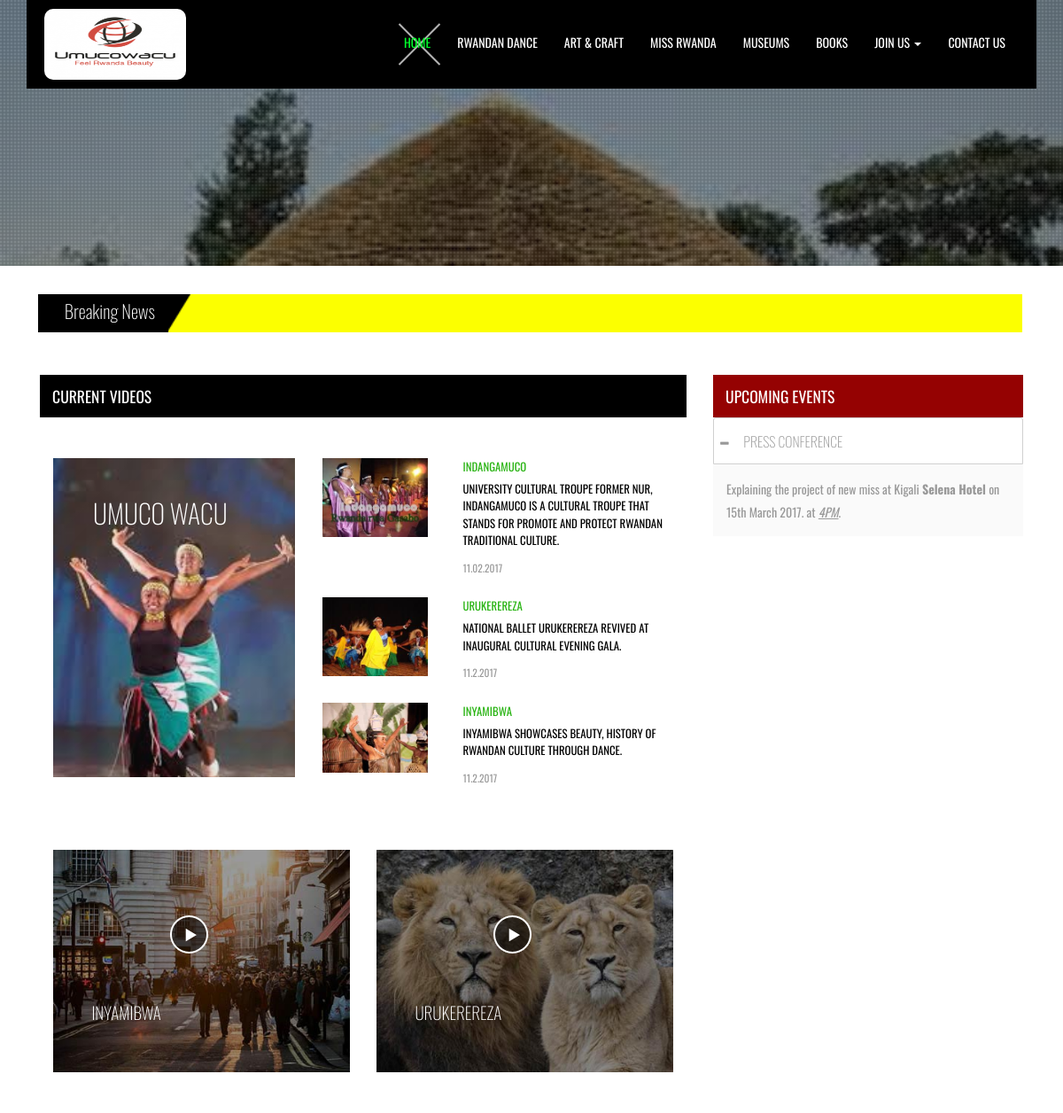
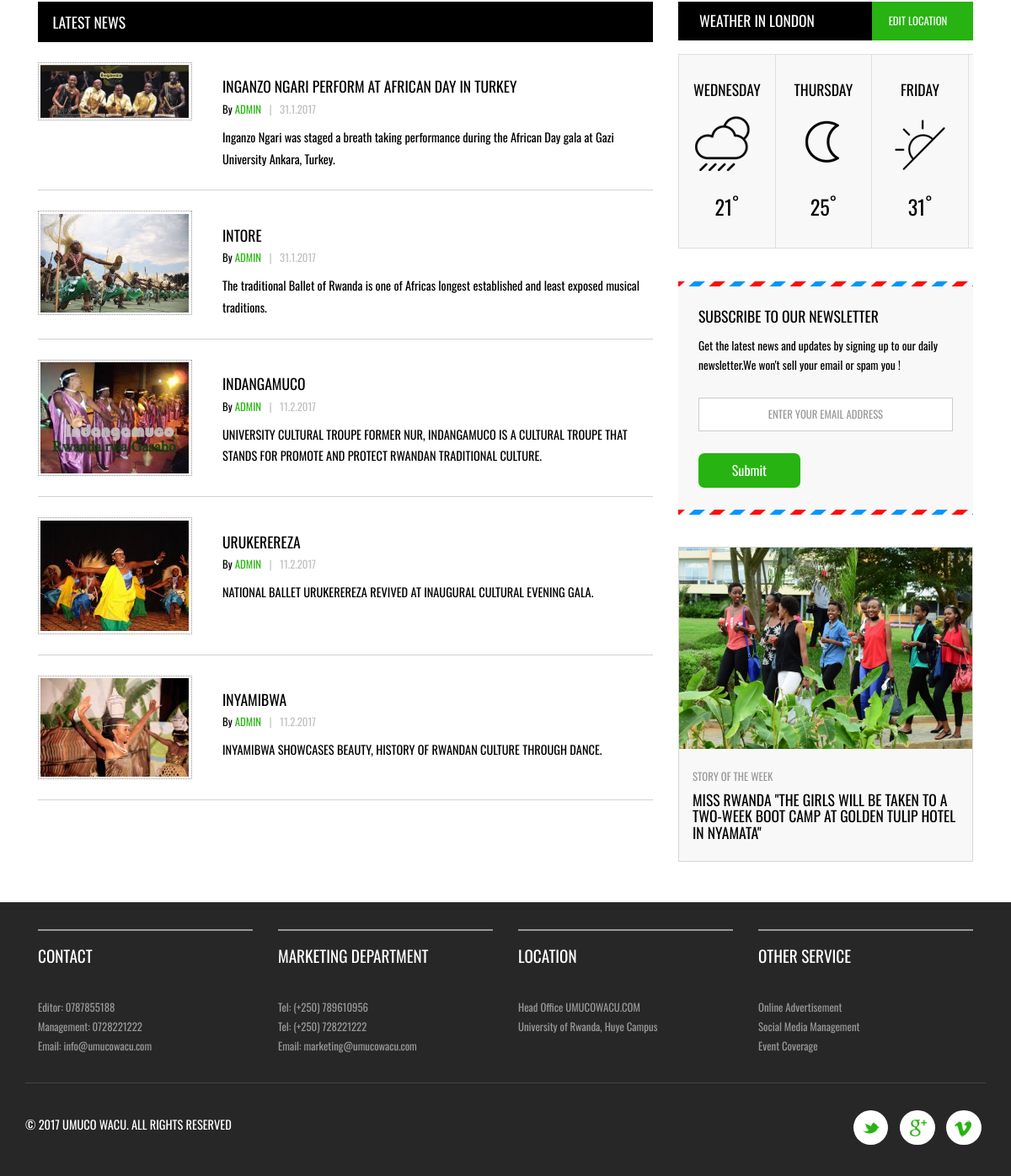
Page /tools/events.php on the committed database (2 pictures, top to bottom).
### tables this page shows
CREATE TABLE `event` (
  `EvID` int(11) NOT NULL,
  `EvTitle` varchar(255) NOT NULL,
  `Descript` text NOT NULL,
  `Category` int(11) NOT NULL,
  `Edate` date NOT NULL
);

### tools/events.php (the view, shortened to what this page needs)
<?php
require_once("./db_connect/connect.php");
?>
<!DOCTYPE HTML>
<html>
<head>
<link href="css/bootstrap.css" rel="stylesheet" type="text/css" media="all" />
<link href="css/style.css" rel="stylesheet" type="text/css" media="all" />
</head>
<body>
	<div class="banner1">
		<div class="banner-info1">
			<div class="container">
				<nav class="navbar navbar-default">
				 <?php	include ("./includes/header.php"); ?>
				</nav>
			</div>
		</div>
	</div>
	<div class="news-and-events">
		<div class="container">
			<div class="move-text">
				<div class="breaking_news">
					<h2>Breaking News</h2>
				</div>
				<div class="marquee">
				</div>
			</div>
			<div class="upcoming-events-grids">
				<div class="col-md-8 upcoming-events-left">
					<h3>Current videos</h3>
					<div class="gallery">
						<div class="col-md-5 gallery-left">
							<div class="grid">
								<figure class="effect-lexi">
									<img src="images/21.jpg" alt="" class="img-responsive" />
									<figcaption>
										<h2>Umuco <span>wacu</span></h2>
									</figcaption>
								</figure>
							</div>
						</div>
						<div class="col-md-7 gallery-right">
							<div class="gallery-right1">
								<div class="gallery-right1-left">
									<img src="images/Indangamuco.jpg" alt=" " class="img-responsive" />
								</div>
								<div class="gallery-right1-right">
									<p><a href="single.html">Indangamuco</a><i>UNIVERSITY CULTURAL TROUPE  Former NUR, Indangamuco is a cultural troupe that stands for promote and protect Rwandan traditional culture.</i><span>11.02.2017</span></p>
								</div>
								<div class="clearfix"> </div>
							</div>
							<div class="gallery-right1">
								<div class="gallery-right1-left">
									<img src="images/Urukerereza.jpg" alt=" " class="img-responsive" />
								</div>
								<div class="gallery-right1-right">
									<p><a href="single.html">Urukerereza <i>National Ballet Urukerereza revived at inaugural cultural evening gala.</i><span>11.2.2017</span></p>
								</div>
								<div class="clearfix"> </div>
							</div>
							<div class="gallery-right1">
								<div class="gallery-right1-left">
									<img src="images/Inyamibwa.jpg" alt=" " class="img-responsive" />
								</div>
								<div class="gallery-right1-right">
									<p><a href="single.html">Inyamibwa <i>Inyamibwa showcases beauty, history of Rwandan culture through dance.</i><span>11.2.2017</span></p>
								</div>
								<div class="clearfix"> </div>
							</div>
						</div>
					</div>
					<div class="upcoming-events-left-grids">
						<div class="col-md-6 upcoming-events-left1">
							<div class="upcoming-events-left11">
								<img src="images/19.jpg" alt=" " class="img-responsive" />
								<a class="play-icon popup-with-zoom-anim" href="#small-dialog">
										<i> </i>
								</a>
								<div class="news-eve">
									<h4>INYAMIBWA</h4>
								</div>
							</div>
						</div>
						<div class="col-md-6 upcoming-events-left2">
							<div class="upcoming-events-left11">
								<img src="images/20.jpg" alt=" " class="img-responsive" />
								<a class="play-icon popup-with-zoom-anim" href="#small-dialog">
										<i> </i>
								</a>
								<div class="news-eve">
									<h4>URUKEREREZA</h4>
								</div>
							</div>
						</div>
						<div class="clearfix"> </div>
													<link href="css/popuo-box.css" rel="stylesheet" type="text/css" media="all" />
					</div>
				</div>
				<div class="col-md-4 upcoming-events-right">
					<h3>upcoming events</h3>
							   <div class="banner-bottom-video-grid-left">
							<div class="panel-group" id="accordion" role="tablist" aria-multiselectable="true">
							<?php
							$ql_event=mysqli_query($cn,"SELECT * FROM event ORDER BY Edate desc")or die(mysqli_error($cn));
while($event=mysqli_fetch_array($ql_event)){
?>
						  <div class="panel panel-default">
								<div class="panel-heading" role="tab" id="headingThree">
								  <h4 class="panel-title">
									<a class="pa_italic" role="button" data-toggle="collapse" data-parent="#accordion" href="#collapseThree" aria-expanded="false" aria-controls="collapseThree">
									  <span class="glyphicon glyphicon-plus" aria-hidden="true"></span><i class="glyphicon glyphicon-minus" aria-hidden="true"></i><?php echo $event['EvTitle']; ?>
									</a>
								  </h4>
								</div>
								<div id="collapseThree" class="panel-collapse collapse in" role="tabpanel" aria-labelledby="headingThree" style="height: auto;">
								   <div class="panel-body">
									<?php echo $event['Descript']; ?></div>
								</div>
							  </div>
							  <?php
							  }
							  ?>
							</div>
					</div>
				</div>
				<div class="clearfix"> </div>
			</div>
				<div class="news">
					<div class="news-grids">
						<div class="col-md-8 news-grid-left">
							<h3>latest news</h3>
							<ul>
								<li>
									<div class="news-grid-left1">
										<img src="images/inganzo.jpg" alt=" " class="img-responsive" />
									</div>
									<div class="news-grid-right1">
										<h4><a href="single.html">Inganzo Ngari perform at African Day in Turkey</a></h4>
										<h5>By <a href="#">Admin</a> <label>|</label> <i>31.1.2017</i></h5>
										<p>Inganzo Ngari was staged a breath taking performance during the African Day gala at Gazi University Ankara, Turkey.</p>
									</div>
									<div class="clearfix"> </div>
								</li>
								<li>
									<div class="news-grid-left1">
										<img src="images/18.jpg" alt=" " class="img-responsive" />
									</div>
									<div class="news-grid-right1">
										<h4><a href="single.html">Intore</a></h4>
										<h5>By <a href="#">Admin</a> <label>|</label> <i>31.1.2017</i></h5>
										<p>The traditional Ballet of Rwanda is one of Africas longest established and least exposed musical traditions.</p>
									</div>
									<div class="clearfix"> </div>
								</li>
								<li>
									<div class="news-grid-left1">
										<img src="images/indangamuco.jpg" alt=" " class="img-responsive" />
									</div>
									<div class="news-grid-right1">
										<h4><a href="single.html">INDANGAMUCO</a></h4>
										<h5>By <a href="#">Admin</a> <label>|</label> <i>11.2.2017</i></h5>
										<p>UNIVERSITY CULTURAL TROUPE FORMER NUR, INDANGAMUCO IS A CULTURAL TROUPE THAT STANDS FOR PROMOTE AND PROTECT RWANDAN TRADITIONAL CULTURE.</p>
									</div>
									<div class="clearfix"> </div>
								</li>
								<li>
									<div class="news-grid-left1">
										<img src="images/urukerereza.jpg" alt=" " class="img-responsive" />
									</div>
									<div class="news-grid-right1">
										<h4><a href="single.html">URUKEREREZA</a></h4>
										<h5>By <a href="#">Admin</a> <label>|</label> <i>11.2.2017</i></h5>
										<p>NATIONAL BALLET URUKEREREZA REVIVED AT INAUGURAL CULTURAL EVENING GALA.</p>
									</div>
									<div class="clearfix"> </div>
								</li>
								<li>
									<div class="news-grid-left1">
										<img src="images/inyamibwa.jpg" alt=" " class="img-responsive" />
									</div>
									<div class="news-grid-right1">
										<h4><a href="single.html">INYAMIBWA</a></h4>
										<h5>By <a href="#">Admin</a> <label>|</label> <i>11.2.2017</i></h5>
										<p>INYAMIBWA SHOWCASES BEAUTY, HISTORY OF RWANDAN CULTURE THROUGH DANCE.</p>
									</div>
									<div class="clearfix"> </div>
								</li>
							</ul>
						</div>
						<div class="col-md-4 news-grid-right">
							<div class="news-grid-rght1">
							  <ul class="nav nav-tabs" role="tablist">
								<li role="presentation" class="active"><a class="high" href="#home" aria-controls="home" role="tab" data-toggle="tab">weather in London</a></li>
								<li role="presentation"><a href="#profile" aria-controls="profile" role="tab" data-toggle="tab">edit location</a></li>
							  </ul>
								<div class="tab-content">
									<div role="tabpanel" class="tab-pane active london" id="home">
										<ul>
											<li>
												<h4>Wednesday</h4>
												<span></span>
												<p>21<sup>°</sup></p>
											</li>
											<li>
												<h4>Thursday</h4>
												<span class="moon"></span>
												<p>25<sup>°</sup></p>
											</li>
											<li>
												<h4>Friday</h4>
												<span class="sun"></span>
												<p>31<sup>°</sup></p>
											</li>
										</ul>
									</div>
								</div>
							</div>
							<div class="news-grid-rght2">
								<h3>subscribe to our newsletter</h3>
								<p>Get the latest news and updates by signing up to our daily newsletter.We won't sell your email or spam you !</p>
								<form>
									<input type="text" value="enter your Email address" onfocus="this.value = '';" onblur="if (this.value == '') {this.value = 'enter your Email address';}">
									<input type="submit" value="Submit">
								</form>
							</div>
							<div class="news-grid-rght3">
								<img src="images/miss1.jpg" alt=" " class="img-responsive" />
								<div class="story">
									<p>story of the week</p>
									<h3><a href="single.html">MISS RWANDA "THE GIRLS WILL BE TAKEN TO A TWO-WEEK BOOT CAMP AT GOLDEN TULIP HOTEL IN NYAMATA"</a></h3>
								</div>
							</div>
						</div>
						<div class="clearfix"> </div>
					</div>
				</div>
		</div>
	</div>
<?php	include ("./includes/footer.php"); ?>
</body>
</html>

### rows in the picture
event: EvTitle "PRESS CONFERENCE", Descript "Explaining the project of new miss at Kigali Selena Hotel on 15th March 2017. at 4PM ."
